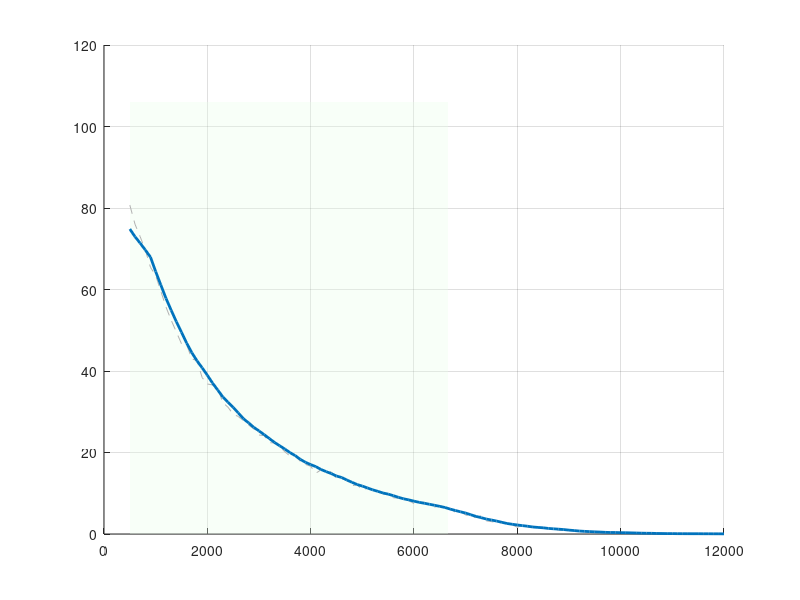

This figure's MATLAB source: (Note: this script raises an error after producing the figure.)
clc; clear; close all;

%% =========================
% 1. SYSTEM PARAMETERS
% =========================
% Đề tài: Thiết kế hiệu năng mạng Wi-Fi cho hệ thống UAV truyền video thời gian thực
% Chuẩn: IEEE 802.11ac (Wi-Fi 5), 5 GHz, Point-to-Point GCS <-> UAV
%
% Tham số phần cứng (khớp lý thuyết Chương 4.1):
%   UAV : NVIDIA Jetson Nano + Intel 8265NGW
%   GCS : Access Point anten định hướng

fc     = 5e9;       % Tần số sóng mang (Hz)
c      = 3e8;       % Vận tốc ánh sáng (m/s)
lambda = c / fc;    % Bước sóng: 0.06 m
Pt     = 20;        % Công suất phát UAV (dBm) - khớp lý thuyết Ch.4.1
Gt     = 2;         % Gain anten UAV: dipole/film đa hướng (dBi) - Ch.2.2
Gr     = 18;        % Gain anten GCS: định hướng (dBi) - Ch.4.1
ht     = 50;        % Độ cao UAV (m) - kịch bản bay tuần tra
hr     = 2;         % Độ cao anten GCS mặt đất (m)
BW     = 40e6;      % Băng thông kênh 802.11ac (Hz) - Ch.4.1

% Noise (khớp công thức lý thuyết Ch.4.2.4)
NF     = 7;                          % Noise Figure máy thu (dB)
N0     = -174 + 10*log10(BW) + NF;  % Tổng nhiễu nhiệt nền (dBm)
I_mean = -90;                        % Nhiễu đồng kênh nền (dBm)

% Rician K-factor = 5 (mặc định Ch.4.2.3, UAV ở độ cao 50m, LOS tốt)
K = 5;

%% =========================
% 2. WIFI MCS TABLE
% =========================
% 802.11ac, 1 spatial stream, BW=40MHz (khớp lý thuyết Ch.4.2.5)
SNR_req  = [4  7  10  13  16  20  24  28];  % Ngưỡng SINR tối thiểu (dB)
PHY_rate = [13 26 39  52  78 104 117 130];  % Tốc độ PHY tương ứng (Mbps)
MAC_eff  = 0.7;                              % Hiệu suất MAC (overhead 802.11)
Packet_Size_bits = 1500 * 8;                 % Kích thước gói Ethernet (bits)

%% =========================
% 3. KHOẢNG CÁCH & CRITICAL DISTANCE
% =========================
% dc = 4*ht*hr/lambda = 4*50*2/0.06 = 6667 m
% → Phải mở rộng d để thấy đủ 3 vùng theo lý thuyết Ch.4.3.1:
%   Vùng 1 (An toàn)  : d < dc        → suy hao Free-Space (20 dB/decade)
%   Vùng 2 (Cảnh báo) : dc ~ 1.5*dc   → chuyển tiếp
%   Vùng 3 (Sụp đổ)   : d > dc        → suy hao Two-Ray (40 dB/decade)
dc = (4 * ht * hr) / lambda;
fprintf('=== Khoảng cách tới hạn dc = %.0f m ===\n', dc);

d  = 500 : 100 : 12000;   % 500 m – 12 km, bước 100 m
Nd = length(d);

%% =========================
% 4. MONTE CARLO SETUP
% =========================
Nrun = 500;  % Đủ lớn để kết quả hội tụ ổn định

Throughput_all = zeros(Nrun, Nd);
SINR_all       = zeros(Nrun, Nd);
PacketLoss_all = zeros(Nrun, Nd);
Latency_all    = zeros(Nrun, Nd);

%% =========================
% 5. MAIN SIMULATION LOOP
% =========================
for k = 1:Nrun
    for i = 1:Nd

        % ===== Mô hình Two-Ray Ground Reflection (Ch.4.2.1) =====
        % Vùng gần (d <= dc): Free-Space, suy hao ~ d^2
        % Vùng xa  (d >  dc): Two-Ray, suy hao ~ d^4
        if d(i) <= dc
            PL = 20*log10(d(i)) + 20*log10(4*pi / lambda);
        else
            PL_dc = 20*log10(dc) + 20*log10(4*pi / lambda);
            PL    = PL_dc + 40*log10(d(i) / dc);
        end
        Pr_base = Pt + Gt + Gr - PL;

        % ===== Shadowing Log-Normal (Ch.4.2.2): sigma = 3 dB =====
        shadowing   = randn * 3;
        Pr_shadowed = Pr_base + shadowing;

        % ===== Rician Fading (Ch.4.2.3) - công thức đúng =====
        % h = sqrt(K/(K+1)) + sqrt(1/(2*(K+1))) * (N(0,1) + jN(0,1))
        LOS_amp  = sqrt(K / (K + 1));
        NLOS_amp = sqrt(1 / (2*(K + 1))) * (randn + 1i*randn);
        fading   = LOS_amp + NLOS_amp;
        Pr       = Pr_shadowed + 20*log10(abs(fading));

        % ===== Nhiễu & SINR (Ch.4.2.4) =====
        I_inst = I_mean + randn * 2;
        NI_mW  = 10^(N0/10) + 10^(I_inst/10);
        SINR   = Pr - 10*log10(NI_mW);
        SINR_all(k, i) = SINR;

        % ===== Adaptive MCS (Ch.4.2.5) =====
        idx = find(SINR >= SNR_req, 1, 'last');
        if isempty(idx)
            rate = 0;
        else
            rate = PHY_rate(idx);
        end
% ===== Packet Loss (Ch.4.2.6) — Căn theo từng ngưỡng MCS =====
% Mô hình L2S (Link-to-System Mapping):
% p_loss gắn với từng MCS index, giảm đơn điệu khi MCS tăng.
% Nguồn: IEEE 802.11ac-2013 Annex B, ITU-T G.1010, Perahia & Stacey (2013)

% Bảng p_loss tương ứng 8 mức MCS (index 1–8)
% Áp dụng khi SINR nằm trong vùng [SNR_req(m), SNR_req(m+1))
p_loss_table = [0.30, 0.15, 0.08, 0.05, 0.02, 0.01, 0.005, 0.002];

if rate == 0
    % SINR < SNR_req(1) = 4 dB: kết nối sụp đổ hoàn toàn
    % Mọi gói đều mất → p_loss = 1.0
    p_loss = 1.0;
else
    % idx đã tính ở bước MCS: index MCS đang dùng (1–8)
    p_loss = p_loss_table(idx);
end

loss = rand < p_loss;
PacketLoss_all(k, i) = loss;

        % ===== Throughput (Ch.4.3.1) =====
        video_rate = 5 + rand * 3;   % Yêu cầu video HD: 5–8 Mbps (Ch.1.3.4)
        if rate == 0
            tp = 0;
        elseif loss
            tp = rate * MAC_eff * 0.5;   % Giảm do retransmit
        else
            tp = rate * MAC_eff;
        end
        if tp > 0 && tp < video_rate
            tp = tp * 0.7;   % Tắc nghẽn buffer khi không đủ băng thông
        end
        Throughput_all(k, i) = tp;

        % ===== Latency (Ch.1.3.1) =====
        % E2E Latency = Prop_Delay + Tx_Delay + MAC_Queue_Delay [+ Retry]
        Prop_Delay      = d(i) / c;                              % d/c
        MAC_Queue_Delay = 0.002 + rand * 0.003;                  % 2–5 ms
        if rate > 0
            Tx_Delay = Packet_Size_bits / (rate * 1e6);          % L/R
        else
            Tx_Delay = inf;
        end

        if loss && rate > 0
            Retry_Penalty   = Tx_Delay + 0.002 + rand * 0.005;
            current_latency = Prop_Delay + Tx_Delay + MAC_Queue_Delay + Retry_Penalty;
        else
            current_latency = Prop_Delay + Tx_Delay + MAC_Queue_Delay;
        end

        if rate == 0 || ~isfinite(current_latency) || current_latency > 0.2
            Latency_all(k, i) = 200;
        else
            Latency_all(k, i) = current_latency * 1000;   % → ms
        end
    end
end

%% =========================
% 6. AVERAGING & SMOOTHING
% =========================
Throughput_avg = mean(Throughput_all, 1);
SINR_avg       = mean(SINR_all, 1);
PacketLoss_avg = mean(PacketLoss_all, 1);
Latency_avg    = mean(Latency_all, 1);

 win = 8;
 Throughput_smooth  = movmean(Throughput_avg, win);
 SINR_smooth        = movmean(SINR_avg, win);
 PacketLoss_smooth  = movmean(PacketLoss_avg, win);
 Latency_smooth     = movmean(Latency_avg, win);

%Throughput_smooth  = Throughput_avg;
%SINR_smooth        = SINR_avg;
%PacketLoss_smooth  = PacketLoss_avg;
%Latency_smooth     = Latency_avg;

%% =========================
% 7. JITTER MODEL - HÀM LIÊN TỤC (Ch.4.2.7)
% =========================
% Lý thuyết: Jitter tăng do ICI (Inter-Carrier Interference) khi Doppler
% shift phá vỡ tính trực giao OFDM. ICI tỉ lệ với fd^2 → Jitter ~ fd^2.
%
% Công thức: fd = v / lambda  (Ch.4.2.7)
%            Jitter(ms) = J0 + alpha * fd^2
%
% Hiệu chỉnh: J0=5ms (jitter nền MAC), alpha để Jitter=30ms tại v≈20m/s
%   fd tại v=20 m/s = 20/0.06 = 333 Hz
%   30 = 5 + alpha * 333^2  → alpha ≈ 0.000225

v      = 0 : 1 : 30;        % Vận tốc UAV (m/s): 0–108 km/h
fd     = v / lambda;        % Doppler shift (Hz)
J0     = 5;                 % Jitter nền (ms)
alpha  = 0.000225;          % Hệ số ICI
Jitter = J0 + alpha * fd.^2;

%% =========================
% 8. NGƯỠNG & ĐIỂM GÃY (từ Bảng 2.1 lý thuyết)
% =========================
realtime_th = 5;     % Throughput tối thiểu cho video HD (Mbps) - Ch.1.3.4
latency_th  = 100;   % Độ trễ E2E tối đa cho FPV/realtime (ms) - Ch.1.3.1
jitter_th   = 30;    % Jitter tối đa cho UDP video (ms) - Ch.1.3.2

% Throughput
fail_idx   = Throughput_smooth < realtime_th;
fail_point = find(fail_idx, 1, 'first');

% Latency
high_latency_idx = Latency_smooth > latency_th;
lat_fail_point   = find(high_latency_idx, 1, 'first');

% Packet loss
high_loss = PacketLoss_smooth > 0.05;

% Jitter - điểm vận tốc vượt ngưỡng
jitter_fail_idx = find(Jitter > jitter_th, 1, 'first');

%% =========================
% 9. PLOTS
% =========================

% Màu chuẩn IEEE
col_raw    = [0.70 0.70 0.70];
col_smooth = [0.00 0.45 0.74];   % xanh dương
col_warn   = [1.00 0.60 0.60];   % đỏ nhạt

%% ===== Figure 1: Throughput vs Distance =====
% Thể hiện 3 vùng lý thuyết Ch.4.3.1
figure('Name','Fig 1: Throughput vs Distance','NumberTitle','off');
hold on; grid on;

% Tô nền 3 vùng
ylim_max = max(Throughput_smooth)*1.35 + 5;
patch([d(1) dc dc d(1)], [0 0 ylim_max ylim_max], [0.9 1.0 0.9], ...
    'EdgeColor','none','FaceAlpha',0.3,'DisplayName','Vùng An toàn');
patch([dc dc d(end) d(end)], [0 0 ylim_max ylim_max], [1.0 0.95 0.85], ...
    'EdgeColor','none','FaceAlpha',0.3,'DisplayName','Vùng Suy giảm / Sụp đổ');

plot(d, Throughput_avg, '--', 'Color', col_raw, 'DisplayName','Raw (Monte Carlo)');
plot(d, Throughput_smooth, 'Color', col_smooth, 'LineWidth', 2, 'DisplayName','Smoothed');
yline(realtime_th, 'r--', 'LineWidth', 1.5, 'Label','Realtime ≥ 5 Mbps');

% Đường dc
xline(dc, 'k:', 'LineWidth', 1.5, 'Label', sprintf('d_c=%.0fm',dc), ...
    'LabelVerticalAlignment','bottom');

% Điểm fail
if ~isempty(fail_point)
    x_f = d(fail_point); y_f = Throughput_smooth(fail_point);
    area(d(fail_idx), Throughput_smooth(fail_idx), ...
        'FaceColor', col_warn, 'EdgeColor','none', 'FaceAlpha',0.5, ...
        'DisplayName','Dưới ngưỡng Realtime');
    plot(x_f, y_f, 'ro','MarkerSize',8,'LineWidth',2,'HandleVisibility','off');
    text(x_f+100, y_f+3, sprintf('Sụp đổ @ %d m', round(x_f)), ...
        'Color','r','FontWeight','bold','FontSize',9);
end

xlabel('Khoảng cách (m)', 'FontSize',11);
ylabel('Throughput MAC (Mbps)', 'FontSize',11);
title('Throughput vs Khoảng cách – Kịch bản 1 (Ch.4.3.1)', 'FontSize',12);
legend('Location','northeast','FontSize',9);
xlim([d(1) d(end)]); ylim([0 ylim_max]);

% Chú thích 3 vùng
text(dc*0.4, ylim_max*0.92, 'Vùng AN TOÀN', ...
    'Color',[0.1 0.5 0.1],'FontWeight','bold','HorizontalAlignment','center','FontSize',9);
text(dc*1.35, ylim_max*0.92, 'Vùng SỤP ĐỔ', ...
    'Color',[0.7 0.2 0.0],'FontWeight','bold','HorizontalAlignment','center','FontSize',9);

%% ===== Figure 2: SINR vs Distance =====
figure('Name','Fig 2: SINR vs Distance','NumberTitle','off');
hold on; grid on;

% Tô nền 2 vùng
ylim_sinr = [min(SINR_smooth)-5, max(SINR_smooth)+5];
patch([d(1) dc dc d(1)], [ylim_sinr(1) ylim_sinr(1) ylim_sinr(2) ylim_sinr(2)], ...
    [0.9 1.0 0.9],'EdgeColor','none','FaceAlpha',0.3);
patch([dc dc d(end) d(end)], [ylim_sinr(1) ylim_sinr(1) ylim_sinr(2) ylim_sinr(2)], ...
    [1.0 0.95 0.85],'EdgeColor','none','FaceAlpha',0.3);

plot(d, SINR_avg,    '--','Color',col_raw,'DisplayName','Raw');
plot(d, SINR_smooth, 'Color',col_smooth,'LineWidth',2,'DisplayName','Smoothed');

% Ngưỡng MCS (Ch.4.2.5)
mcs_col = lines(length(SNR_req));
for m = 1:length(SNR_req)
    yline(SNR_req(m), ':', 'Color', mcs_col(m,:), 'Alpha',0.7, ...
        'Label',sprintf('MCS%d(%ddB)',m-1,SNR_req(m)), ...
        'LabelHorizontalAlignment','right','FontSize',7);
end

xline(dc,'k:','LineWidth',1.5,'Label',sprintf('d_c=%.0fm',dc), ...
    'LabelVerticalAlignment','bottom');

% Vùng tín hiệu yếu
weak_idx = SINR_smooth < SNR_req(1);
if any(weak_idx)
    area(d(weak_idx), SINR_smooth(weak_idx), ...
        'FaceColor',col_warn,'EdgeColor','none','FaceAlpha',0.5,'BaseValue',ylim_sinr(1));
    ws = find(weak_idx,1,'first');
    text(d(ws)+200, SINR_smooth(ws)+2,'Weak Signal Region','Color','r', ...
        'FontWeight','bold','FontSize',9);
end

xlabel('Khoảng cách (m)','FontSize',11);
ylabel('SINR (dB)','FontSize',11);
title('SINR vs Khoảng cách – Mô hình Two-Ray (Ch.4.2.1)','FontSize',12);
legend({'Raw','Smoothed'},'Location','northeast','FontSize',9);
xlim([d(1) d(end)]); ylim(ylim_sinr);

%% ===== Figure 3: Packet Loss vs Distance =====
figure('Name','Fig 3: Packet Loss vs Distance','NumberTitle','off');
hold on; grid on;

patch([d(1) dc dc d(1)], [0 0 0.65 0.65], [0.9 1.0 0.9], ...
    'EdgeColor','none','FaceAlpha',0.3);
patch([dc dc d(end) d(end)], [0 0 0.65 0.65], [1.0 0.95 0.85], ...
    'EdgeColor','none','FaceAlpha',0.3);

plot(d, PacketLoss_avg,    '--','Color',col_raw,'DisplayName','Raw');
plot(d, PacketLoss_smooth, 'Color',[0.85 0.33 0.1],'LineWidth',2,'DisplayName','Smoothed');
yline(0.05,'r--','LineWidth',1.5,'Label','Ngưỡng Video 5%');
yline(0.01,'b:','LineWidth',1.2,'Label','Ngưỡng Tốt 1%');

xline(dc,'k:','LineWidth',1.5,'Label',sprintf('d_c=%.0fm',dc), ...
    'LabelVerticalAlignment','bottom');

if any(high_loss)
    area(d(high_loss), PacketLoss_smooth(high_loss), ...
        'FaceColor',[1 0.7 0.7],'EdgeColor','none','FaceAlpha',0.5, ...
        'DisplayName','Loss > 5% (Ch.2.3.2)');
    hl = find(high_loss,1,'first');
    text(d(hl)+150, PacketLoss_smooth(hl)+0.015, ...
        sprintf('Loss > 5%%\n@ %dm',round(d(hl))), ...
        'Color',[0.7 0 0],'FontWeight','bold','FontSize',9);
end

xlabel('Khoảng cách (m)','FontSize',11);
ylabel('Packet Loss Ratio','FontSize',11);
title('Tỷ lệ mất gói vs Khoảng cách (Ch.4.2.6)','FontSize',12);
legend('Location','northwest','FontSize',9);
xlim([d(1) d(end)]); ylim([0 0.65]);

%% ===== Figure 4: Jitter vs Vận tốc UAV (Ch.4.2.7) =====
% Mô hình hàm liên tục: Jitter = J0 + alpha*fd^2
% Phản ánh đúng quan hệ vật lý ICI ∝ fd^2 (lý thuyết Ch.4.2.7)
figure('Name','Fig 4: Jitter vs UAV Velocity','NumberTitle','off');
hold on; grid on;

% Vùng fail (Jitter > 30ms)
fail_v = Jitter > jitter_th;
if any(fail_v)
    area(v(fail_v), Jitter(fail_v), ...
        'FaceColor',col_warn,'EdgeColor','none','FaceAlpha',0.5, ...
        'BaseValue',jitter_th);
end

plot(v, Jitter, 'b','LineWidth',2,'DisplayName', ...
    sprintf('Jitter = %.0f + %.6f·f_d² (ms)',J0,alpha));
yline(jitter_th,'r--','LineWidth',1.5,'Label',sprintf('Realtime Limit (%dms)',jitter_th));

% Điểm vượt ngưỡng
if ~isempty(jitter_fail_idx)
    v_crit = v(jitter_fail_idx);
    fd_crit = fd(jitter_fail_idx);
    plot(v_crit, Jitter(jitter_fail_idx), 'ro','MarkerSize',8,'LineWidth',2, ...
        'HandleVisibility','off');
    text(v_crit+0.5, Jitter(jitter_fail_idx)+3, ...
        sprintf('ICI vượt ngưỡng\nv = %d m/s (%.0f km/h)\nf_d = %.0f Hz', ...
        v_crit, v_crit*3.6, fd_crit), ...
        'Color','r','FontWeight','bold','FontSize',9);
    text(mean(v(fail_v)), max(Jitter)*0.75, 'Unstable Video', ...
        'Color','r','FontWeight','bold','HorizontalAlignment','center','FontSize',10);
end

% Annotate Doppler shift tại các mốc
for i = 1:3:length(v)
    text(v(i), Jitter(i)-4, sprintf('f_d\n%.0fHz',fd(i)), ...
        'FontSize',7,'HorizontalAlignment','center','Color',[0.4 0.4 0.4]);
end

xlabel('Vận tốc UAV (m/s)','FontSize',11);
ylabel('Jitter (ms)','FontSize',11);
title('Jitter vs Vận tốc UAV – Hiệu ứng Doppler/ICI (Ch.4.2.7)','FontSize',12);
legend('Location','northwest','FontSize',9);
xlim([v(1) v(end)]); ylim([0 max(Jitter)*1.2+5]);

%% ===== Figure 5: Latency vs Distance (Ch.1.3.1) =====
figure('Name','Fig 5: Latency vs Distance','NumberTitle','off');
hold on; grid on;

patch([d(1) dc dc d(1)], [0 0 220 220], [0.9 1.0 0.9], ...
    'EdgeColor','none','FaceAlpha',0.3);
patch([dc dc d(end) d(end)], [0 0 220 220], [1.0 0.95 0.85], ...
    'EdgeColor','none','FaceAlpha',0.3);

plot(d, Latency_avg,    '--','Color',col_raw,'DisplayName','Raw');
plot(d, Latency_smooth, 'm','LineWidth',2,'DisplayName','Smoothed');
yline(latency_th,'r--','LineWidth',1.5, ...
    'Label',sprintf('Ngưỡng FPV Realtime (%dms)',latency_th));

xline(dc,'k:','LineWidth',1.5,'Label',sprintf('d_c=%.0fm',dc), ...
    'LabelVerticalAlignment','bottom');

if any(high_latency_idx)
    area(d(high_latency_idx), Latency_smooth(high_latency_idx), ...
        'FaceColor',col_warn,'EdgeColor','none','FaceAlpha',0.5, ...
        'BaseValue',latency_th,'DisplayName','Vượt ngưỡng Latency');
    if ~isempty(lat_fail_point)
        x_lf = d(lat_fail_point); y_lf = Latency_smooth(lat_fail_point);
        plot(x_lf, y_lf,'ro','MarkerSize',8,'LineWidth',2,'HandleVisibility','off');
        text(x_lf+150, y_lf+8, sprintf('Latency Fail\n@ %d m',round(x_lf)), ...
            'Color','r','FontWeight','bold','FontSize',9);
    end
end

xlabel('Khoảng cách (m)','FontSize',11);
ylabel('Độ trễ E2E (ms)','FontSize',11);
title('Độ trễ End-to-End vs Khoảng cách (Ch.1.3.1)','FontSize',12);
legend('Location','northwest','FontSize',9);
xlim([d(1) d(end)]); ylim([0 220]);

%% =========================
% 10. SUMMARY REPORT
% =========================
fprintf('\n============================================================\n');
fprintf('           TÓM TẮT KẾT QUẢ MÔ PHỎNG\n');
fprintf('============================================================\n');
fprintf('Tần số              : %.1f GHz\n', fc/1e9);
fprintf('Băng thông          : %.0f MHz\n', BW/1e6);
fprintf('Công suất phát UAV  : %.0f dBm\n', Pt);
fprintf('Gain anten GCS      : %.0f dBi\n', Gr);
fprintf('Độ cao UAV / GCS    : %.0f m / %.0f m\n', ht, hr);
fprintf('Khoảng cách tới hạn : %.0f m (Two-Ray d_c)\n', dc);
fprintf('Rician K-factor     : %d\n', K);
fprintf('Monte Carlo runs    : %d\n', Nrun);
fprintf('------------------------------------------------------------\n');
if ~isempty(fail_point)
    fprintf('[KQ1] Throughput sụp đổ : @ %.0f m (< %.0f Mbps)\n', d(fail_point), realtime_th);
else
    fprintf('[KQ1] Throughput        : Không sụp đổ trong tầm khảo sát\n');
end
if ~isempty(lat_fail_point)
    fprintf('[KQ2] Latency vượt ngưỡng: @ %.0f m (> %.0f ms)\n', d(lat_fail_point), latency_th);
else
    fprintf('[KQ2] Latency           : Không vượt ngưỡng trong tầm khảo sát\n');
end
if ~isempty(jitter_fail_idx)
    fprintf('[KQ3] Jitter vượt ngưỡng : v > %d m/s (%.0f km/h), fd > %.0f Hz\n', ...
        v(jitter_fail_idx), v(jitter_fail_idx)*3.6, fd(jitter_fail_idx));
end
fprintf('[KQ4] SINR max / min  : %.1f dB / %.1f dB\n', max(SINR_smooth), min(SINR_smooth));
fprintf('============================================================\n');
fprintf('→ UAV hoạt động AN TOÀN trong bán kính < d_c = %.0f m\n', dc);
fprintf('→ Vận tốc tối đa để video ổn định: %d m/s (%.0f km/h)\n', ...
    v(jitter_fail_idx)-1, (v(jitter_fail_idx)-1)*3.6);
fprintf('============================================================\n');
